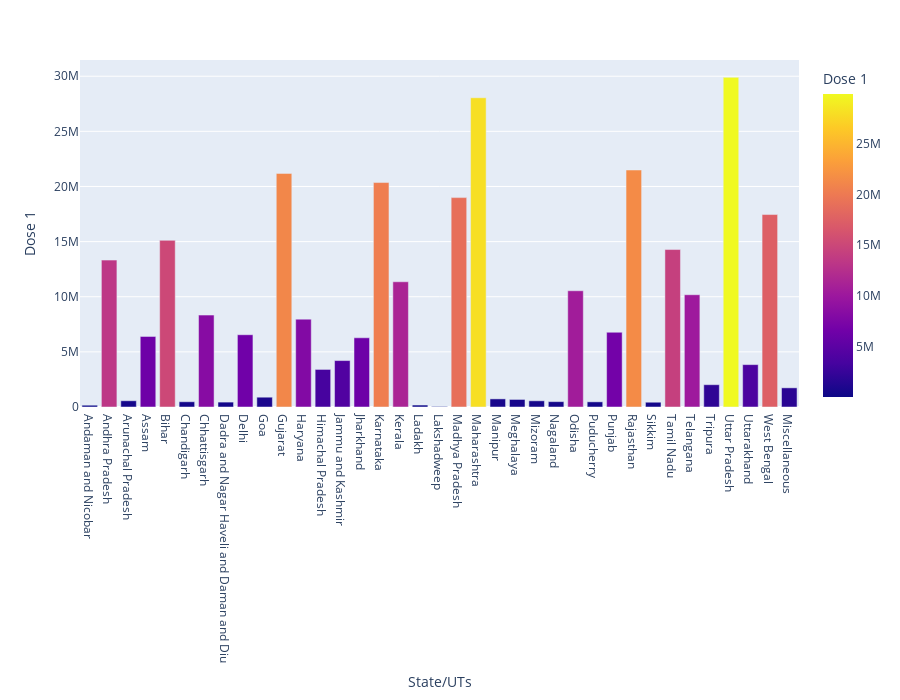

Source (notebook cell):
### Code cell
fig = px.bar(df,
             x='State/UTs',
             y='Dose 1',
             height=700,
             color='Dose 1')
fig.show()

### Figure 1 — Plotly figure (JSON) as saved in the notebook; plotly's stock layout.template omitted (floating-point values rounded to 4 significant figures)
{"data": [{"alignmentgroup": "True", "hovertemplate": "State/UTs=%{x}<br>Dose 1=%{marker.color}<extra></extra>", "legendgroup": "", "marker": {"color": [162375, 13322361, 566001, 6402566, 15114284, 476076, 8335044, 444209, 6554851, 889028, 21186487, 7967969, 3406867, 4210635, 6277078, 20355148, 11356276, 178128, 47562, 18988628, 28046874, 735374, 684412, 562364, 486470, 10542457, 467857, 6778624, 21492802, 433003, 14280590, 10182863, 2022226, 29896371, 3843931, 17454774, 1737305], "coloraxis": "coloraxis", "pattern": {"shape": ""}}, "name": "", "offsetgroup": "", "orientation": "v", "showlegend": false, "textposition": "auto", "x": ["Andaman and Nicobar", "Andhra Pradesh", "Arunachal Pradesh", "Assam", "Bihar", "Chandigarh", "Chhattisgarh", "Dadra and Nagar Haveli and Daman and Diu", "Delhi", "Goa", "Gujarat", "Haryana", "Himachal Pradesh", "Jammu and Kashmir", "Jharkhand", "Karnataka", "Kerala", "Ladakh", "Lakshadweep", "Madhya Pradesh", "Maharashtra", "Manipur", "Meghalaya", "Mizoram", "Nagaland", "Odisha", "Puducherry", "Punjab", "Rajasthan", "Sikkim", "Tamil Nadu", "Telangana", "Tripura", "Uttar Pradesh", "Uttarakhand", "West Bengal", "Miscellaneous"], "xaxis": "x", "y": [162375, 13322361, 566001, 6402566, 15114284, 476076, 8335044, 444209, 6554851, 889028, 21186487, 7967969, 3406867, 4210635, 6277078, 20355148, 11356276, 178128, 47562, 18988628, 28046874, 735374, 684412, 562364, 486470, 10542457, 467857, 6778624, 21492802, 433003, 14280590, 10182863, 2022226, 29896371, 3843931, 17454774, 1737305], "yaxis": "y", "type": "bar"}], "layout": {"xaxis": {"anchor": "y", "domain": [0.0, 1.0], "title": {"text": "State/UTs"}}, "yaxis": {"anchor": "x", "domain": [0.0, 1.0], "title": {"text": "Dose 1"}}, "coloraxis": {"colorbar": {"title": {"text": "Dose 1"}}, "colorscale": [[0.0, "#0d0887"], [0.1111, "#46039f"], [0.2222, "#7201a8"], [0.3333, "#9c179e"], [0.4444, "#bd3786"], [0.5556, "#d8576b"], [0.6667, "#ed7953"], [0.7778, "#fb9f3a"], [0.8889, "#fdca26"], [1.0, "#f0f921"]]}, "legend": {"tracegroupgap": 0}, "margin": {"t": 60}, "barmode": "relative", "height": 700}}
